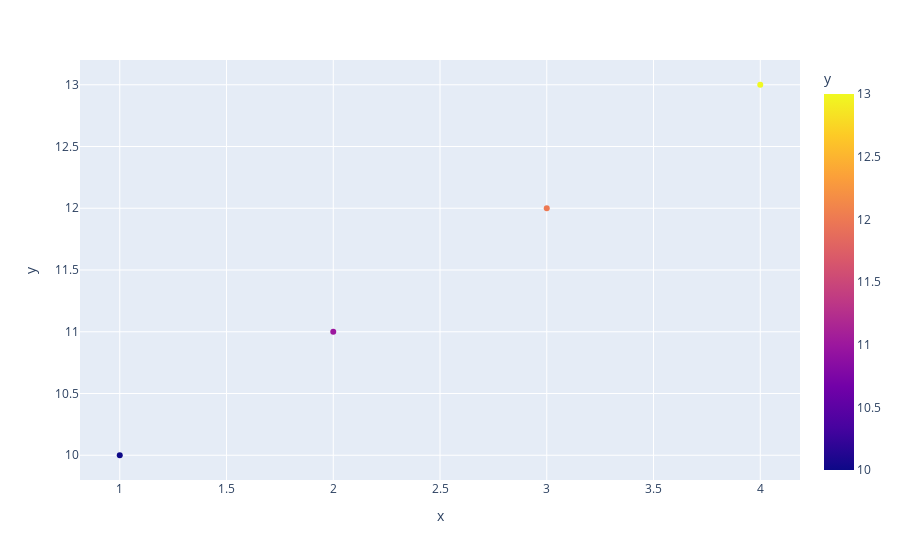

The cell this chart's notebook holds for it:
### Code cell
# Creating an interactive scatter plot
fig = px.scatter(data, x='x', y='y', color='y')
fig.show()

### Figure 1 — Plotly figure (JSON) as saved in the notebook; plotly's stock layout.template omitted (floating-point values rounded to 4 significant figures)
{"data": [{"hovertemplate": "x=%{x}<br>y=%{marker.color}<extra></extra>", "legendgroup": "", "marker": {"color": [10, 11, 12, 13], "coloraxis": "coloraxis", "symbol": "circle"}, "mode": "markers", "name": "", "orientation": "v", "showlegend": false, "type": "scatter", "x": [1, 2, 3, 4], "xaxis": "x", "y": [10, 11, 12, 13], "yaxis": "y"}], "layout": {"coloraxis": {"colorbar": {"title": {"text": "y"}}, "colorscale": [[0, "#0d0887"], [0.1111, "#46039f"], [0.2222, "#7201a8"], [0.3333, "#9c179e"], [0.4444, "#bd3786"], [0.5556, "#d8576b"], [0.6667, "#ed7953"], [0.7778, "#fb9f3a"], [0.8889, "#fdca26"], [1, "#f0f921"]]}, "legend": {"tracegroupgap": 0}, "margin": {"t": 60}, "xaxis": {"anchor": "y", "domain": [0, 1], "title": {"text": "x"}}, "yaxis": {"anchor": "x", "domain": [0, 1], "title": {"text": "y"}}}}
